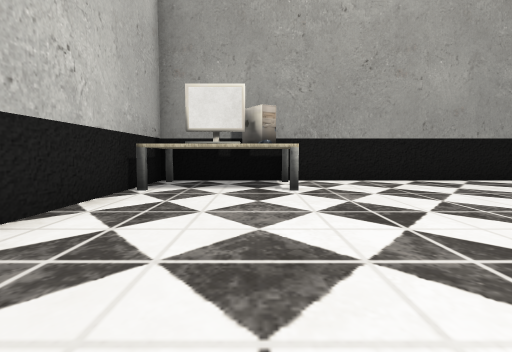
view 1 (above)

16 first-person views from a walk through a Unity game level. The camera is 0.68 m above the floor, tilts 4° down and sees 80° across. Doors are open. The floor is counted in squares, 1 m on a side. Each view is taken from the middle of a square. On the plan, view 1 faces up. The plan holds only what a view shows up to about 10 squares ahead; the rest is blank. The place goes on beyond the plan. The player is left out. Some surface patterns are stand-ins.

view 2
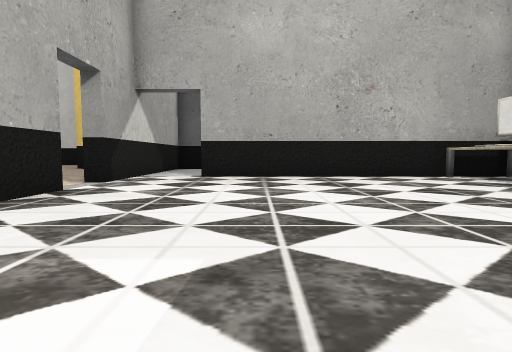

view 3
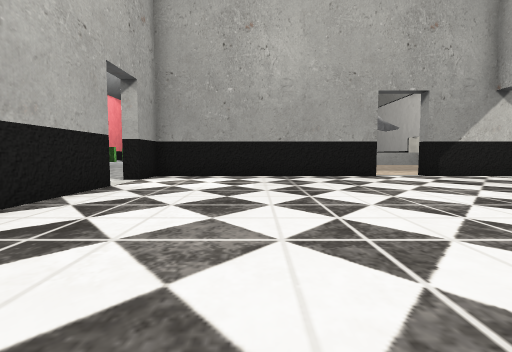

view 4
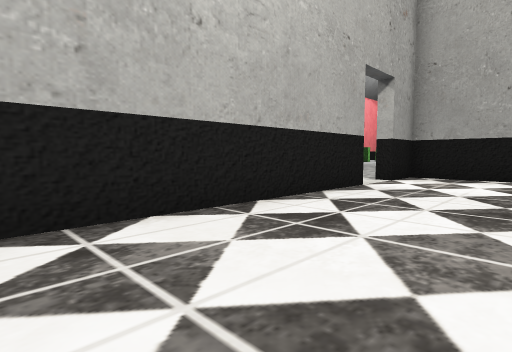

view 5
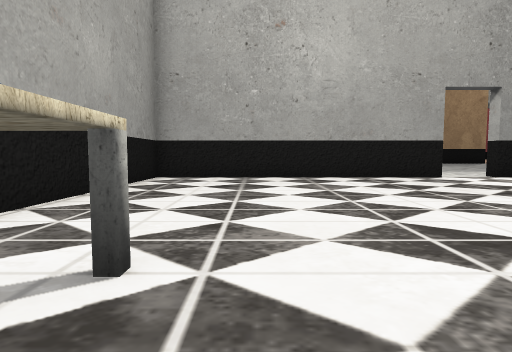

view 6
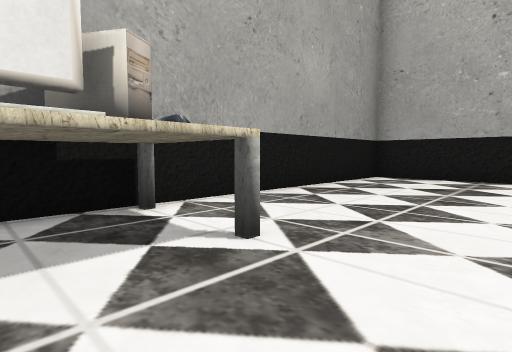

view 7
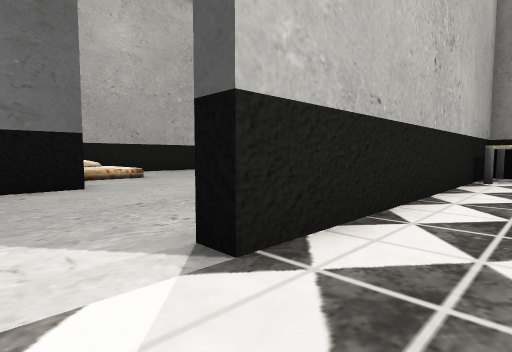

view 8
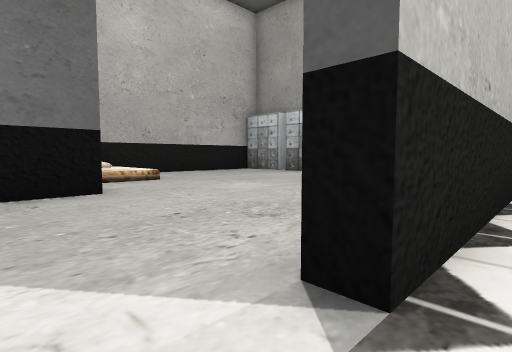

view 9
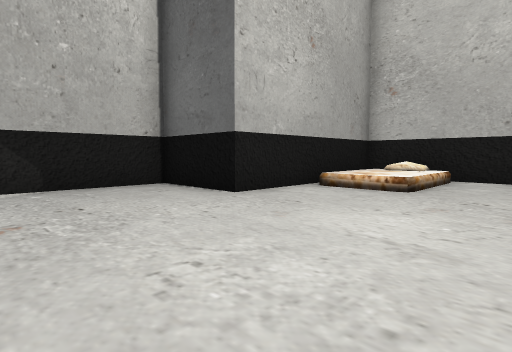

view 10
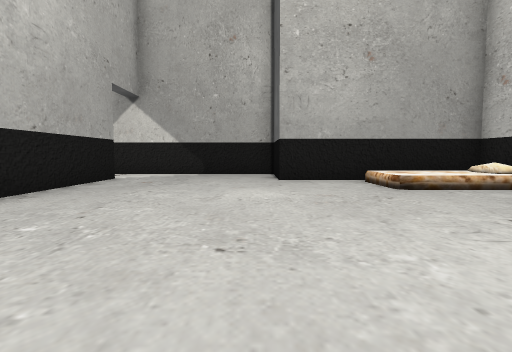

view 11
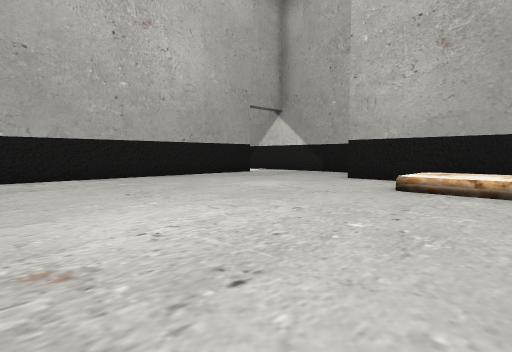

view 12
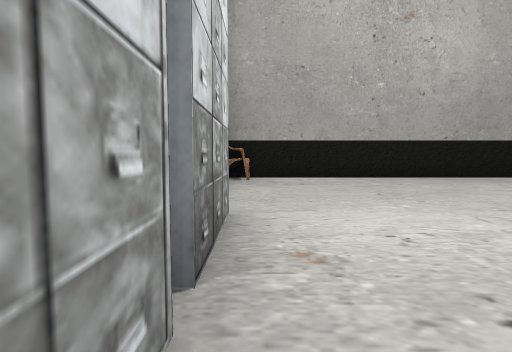

view 13
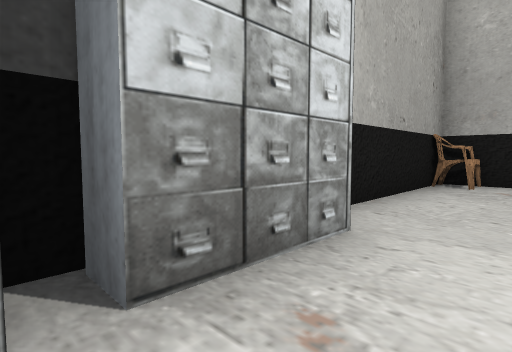

view 14
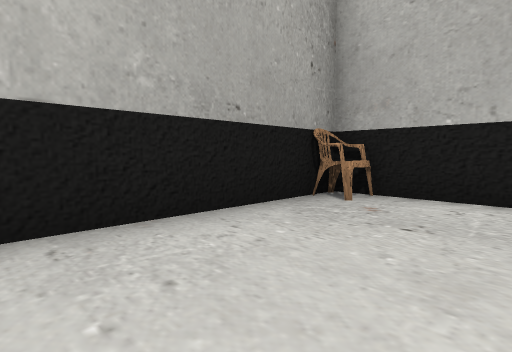

view 15
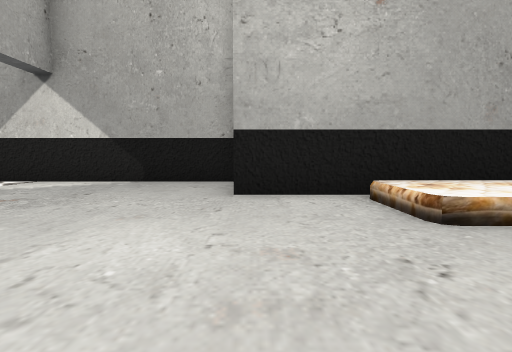

view 16
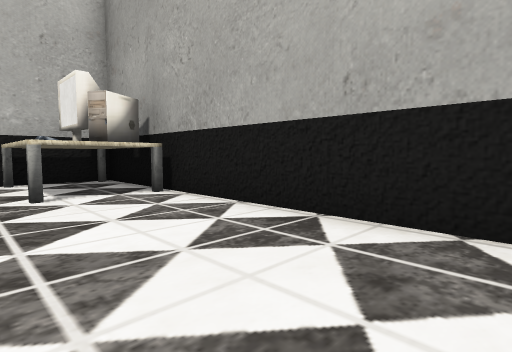

### Floor plan
Points are (right, up) in squares from view 1. A wall is a line through its corners. A room is listed if a view was taken in it or the views show most of it. See-through windows are left out.
Room 1 (views 1, 2, 3, 4, 5, 6, 7, 8, 16)
walls: (1.1, -3.7) (8.2, -3.7) (8.2, -2.3); (8.2, -0.6) (8.2, 8) (-2.5, 8) (-2.5, -1.7); (-2.4, -3.7) (-0.4, -3.7)
ways out: opening at (-3, -2.5) to room 2; open door at (0.5, -4); open door at (8, -1.5)
objects: other object (-2, 6) to (0, 7); other object (-1, 6) to (0, 6)
Room 2 (views 9, 10, 11, 12, 13, 14, 15)
walls: (-8.4, 7.3) (-10.5, 7.3) (-10.5, 8); (-12.5, -1.2) (-7.6, -1.2) (-7.6, -3.7) (-2.4, -3.7); (-10.9, 7.3) (-11.8, 7.3); (-2.5, -1.7) (-3, -1.7) (-3, 8) (-7.9, 8)
ways out: opening at (-3, -2.5) to room 1
objects: other object (-12, 0) to (-10, 1)

Positions as (right, up) in squares from view 1, and headings:
1: (0, 0), facing up
2: (7, 0), facing left
3: (5, 6), facing down
4: (5, 6), facing down-right
5: (-1, 5), facing right
6: (-1, 4), facing up-right
7: (-1, -3), facing up-left
8: (-2, -3), facing up-left
9: (-4, 3), facing down-left
10: (-7, 7), facing down
11: (-12, 7), facing down-right
12: (-12, 7), facing right
13: (-11, 6), facing up-right
14: (-8, 5), facing up-right
15: (-8, 4), facing down
16: (6, 5), facing up-left
